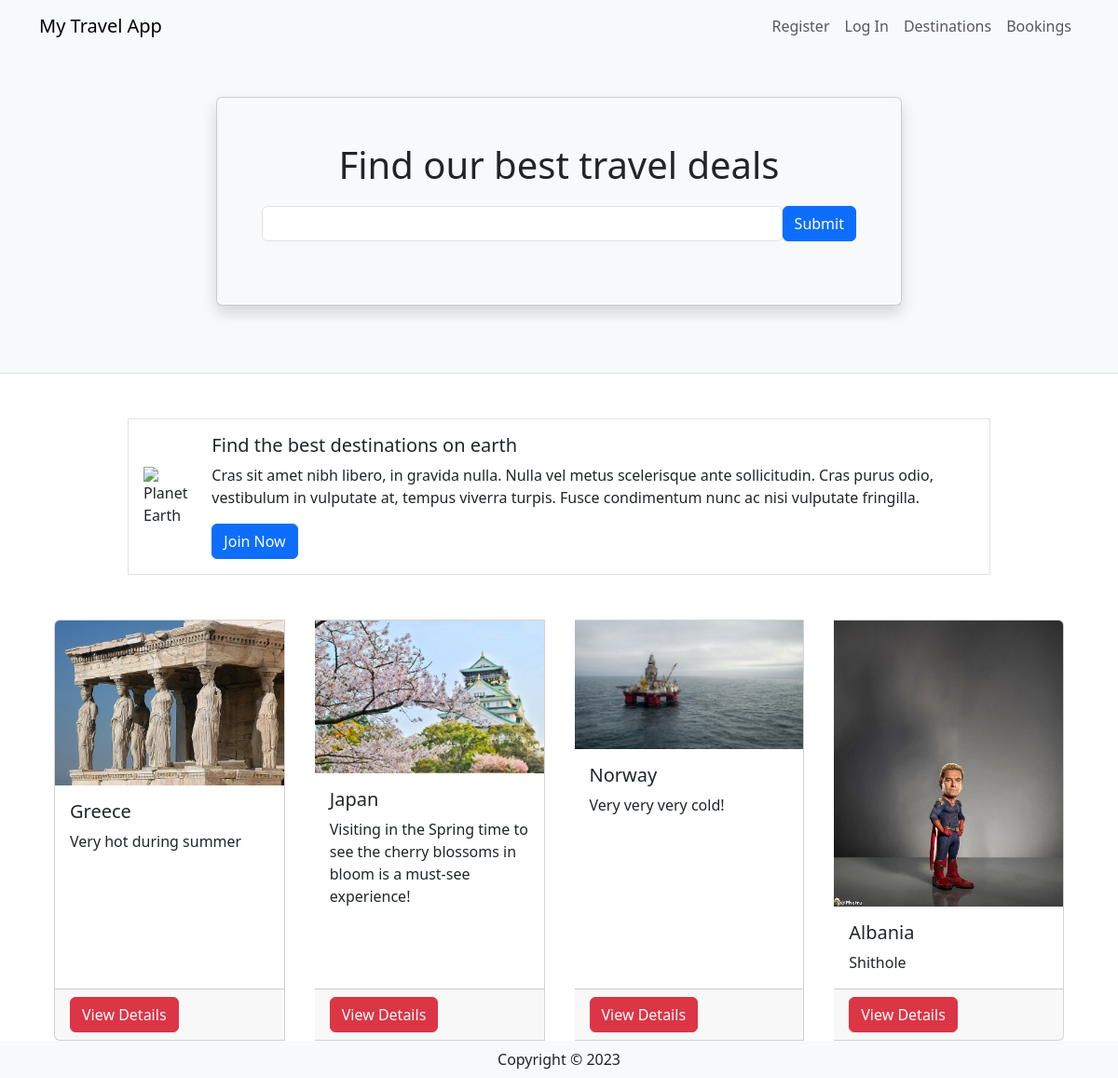
The page / on the database its author committed.
### travel/models.py (models this page shows, shortened)
class Destination(db.Model):
    __tablename__ = 'destinations'
    id = db.Column(db.Integer, primary_key=True)
    name = db.Column(db.String(80))
    description = db.Column(db.String(200))
    image = db.Column(db.String(400))
    currency = db.Column(db.String(3))
    comments = db.relationship('Comment', backref='destination')

### travel/views.py (the view)
@mainbp.route('/')
def index():
    destinations = db.session.scalars(db.select(Destination)).all()
    return render_template('index.html', destinations=destinations)

### travel/templates/index.html
{% extends 'base.html' %}
{% block header %}
      <div class="container">
         <div class="row justify-content-center mt-5 pb-4">
            <div class="col-md-8">
               <div class="card shadow p-5 mb-5 bg-light">
                  <h1 class="text-center mb-3">Find our best travel deals</h1>
                  <form class="form-inline d-flex flex-nowrap" action="{{url_for('main.search')}}" >
                     <input type="text" name="search" class="form-control flex-grow-1 my-1 mr-sm-2" id="SearchForm">
                     <button type="submit" class="flex-shrink-1 btn btn-primary my-1">Submit</button>
                   </form>
               </div>
            </div>
         </div>
      </div>
{% endblock %}
{% block content %}
      <div class="container">
         <div class="row mt-5 mb-5 justify-content-center">
            <div class="col-md-10">
               <div class="media border p-3 d-flex justify-content-start">
                  <img class="align-self-center me-3" style="max-width:120px"
                     src="https://upload.wikimedia.org/wikipedia/commons/thumb/2/22/Earth_Western_Hemisphere_transparent_background.png/600px-Earth_Western_Hemisphere_transparent_background.png"
                     alt="Planet Earth">
                  <div class="align-self-center media-body">
                     <h5 class="mt-0">Find the best destinations on earth</h5>
                     <p class="d-none d-sm-block">Cras sit amet nibh libero, in gravida nulla. Nulla vel metus
                        scelerisque ante sollicitudin. Cras purus odio, vestibulum in vulputate at, tempus viverra
                        turpis. Fusce condimentum nunc ac nisi vulputate fringilla.</p>
                     <a href="#" class="btn btn-primary">Join Now</a>
                  </div>
               </div>
            </div>
         </div>
         <div class="card-group">
            {% for destination in destinations %}
            <div class="card mx-3">
               <img class="card-img-top"
                  src="{{ destination.image }}" alt="destination picture">
               <div class="card-body">
                  <h5 class="card-title">{{ destination.name }}</h5>
                  <p class="card-text">{{ destination.description }}</p>
               </div>
               <div class="card-footer"><a href="{{ url_for('destination.show', id=destination.id) }}" class ="btn btn-danger"> View Details </a></div>
            </div>
            {% endfor %}
         </div>
      </div>
{% endblock %}

### travel/templates/base.html (shortened to what this page needs)
<html>
<head>
   <link href="https://cdn.jsdelivr.net/npm/bootstrap@5.3.2/dist/css/bootstrap.min.css" rel="stylesheet">
</head>
<body>
   <header class="bg-light border-bottom">
      <nav class="navbar navbar-expand-lg navbar-light bg-light">
         <div class="container">
            <a href="/" class="navbar-brand">My Travel App</a>
            <div class="collapse navbar-collapse justify-content-end" id="navbarSupportedContent">
               <div class="navbar-nav ml-auto">
                  {% if current_user.is_authenticated %}
                     <a class="nav-item nav-link disabled text-muted" href="#">Welcome {{current_user.name}}</a>
                     <a class="nav-item nav-link" href="{{ url_for('auth.logout') }}">Log Out</a>
                  {% else %}
                     <a class="nav-item nav-link" href="{{ url_for('auth.register') }}">Register</a>
                     <a class="nav-item nav-link" href="{{ url_for('auth.login') }}">Log In</a>
                  {% endif %}
                  <a class="nav-item nav-link" href="{{ url_for('destination.create') }}">Destinations</a>
                  <a class="nav-item nav-link" href="#">Bookings</a>
               </div>
            </div>
         </div>
      </nav>
      {% block header %}
      {% endblock %}
   </header>
   {% block content %}
   {% endblock %}
    <footer class="footer">
        <div class="text-center py-2 bg-light">
            <span class="text-dark">Copyright &copy; {{ year }}</span>
        </div>
    </footer>
   </body>
</html>

### rows shown on the page
Destination: image (picture), name "Greece", description "Very hot during summer"
Destination: image (picture), name "Japan", description "Visiting in the Spring time to see the cherry blossoms in bloom is a must-see experience!"
Destination: image (picture), name "Norway", description "Very very very cold!"
Destination: image (picture), name "Albania", description "Shithole"
